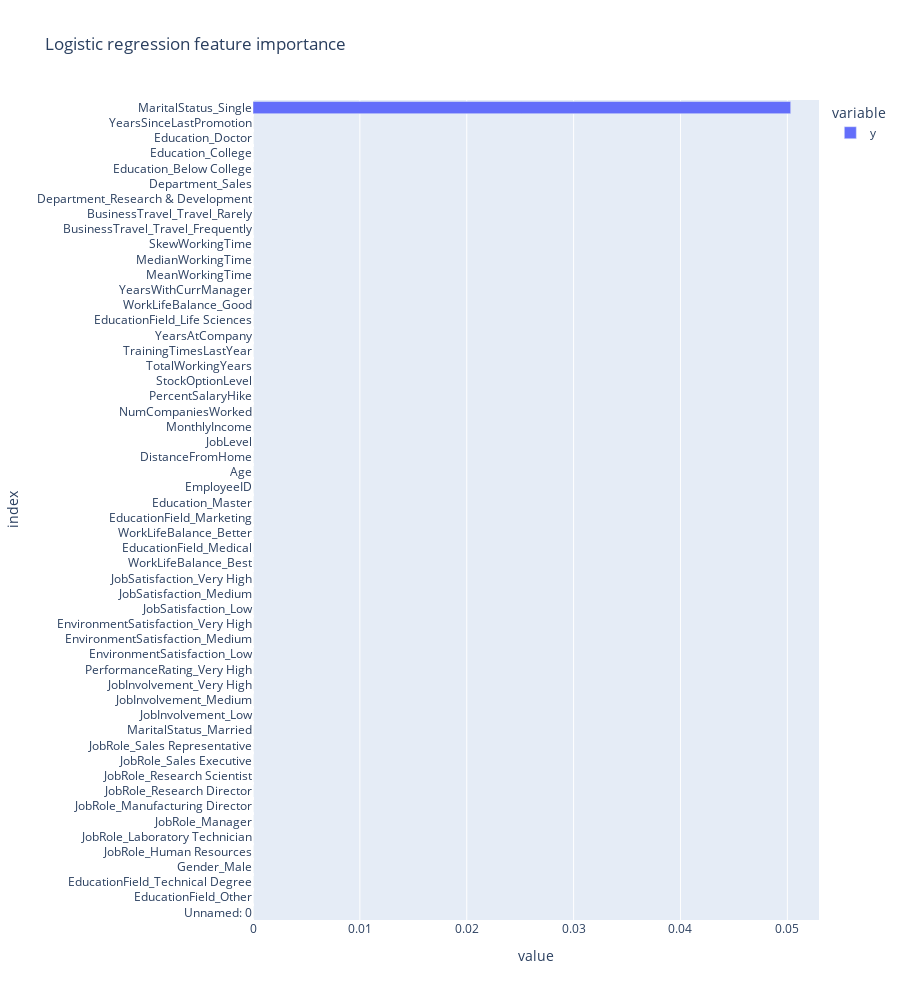

Notebook code for this chart:
### Code cell
from sklearn.linear_model import LogisticRegression

logreg = LogisticRegression(penalty='l1', solver='liblinear', C=0.005)
logreg = logreg.fit(x_train_scaled, y_train)
plot_feature_importance(np.abs(logreg.coef_.reshape(-1)), 'Logistic regression')

### Figure 1 — Plotly figure (JSON) as saved in the notebook; plotly's stock layout.template omitted (floating-point values rounded to 4 significant figures)
{"data": [{"alignmentgroup": "True", "hovertemplate": "variable=y<br>value=%{x}<br>index=%{y}<extra></extra>", "legendgroup": "y", "marker": {"color": "#636efa", "pattern": {"shape": ""}}, "name": "y", "offsetgroup": "y", "orientation": "h", "showlegend": true, "textposition": "auto", "x": [0.0, 0.0, 0.0, 0.0, 0.0, 0.0, 0.0, 0.0, 0.0, 0.0, 0.0, 0.0, 0.0, 0.0, 0.0, 0.0, 0.0, 0.0, 0.0, 0.0, 0.0, 0.0, 0.0, 0.0, 0.0, 0.0, 0.0, 0.0, 0.0, 0.0, 0.0, 0.0, 0.0, 0.0, 0.0, 0.0, 0.0, 0.0, 0.0, 0.0, 0.0, 0.0, 0.0, 0.0, 0.0, 0.0, 0.0, 0.0, 0.0, 0.0, 0.0, 0.0, 0.0, 0.05031], "xaxis": "x", "y": ["Unnamed: 0", "EducationField_Other", "EducationField_Technical Degree", "Gender_Male", "JobRole_Human Resources", "JobRole_Laboratory Technician", "JobRole_Manager", "JobRole_Manufacturing Director", "JobRole_Research Director", "JobRole_Research Scientist", "JobRole_Sales Executive", "JobRole_Sales Representative", "MaritalStatus_Married", "JobInvolvement_Low", "JobInvolvement_Medium", "JobInvolvement_Very High", "PerformanceRating_Very High", "EnvironmentSatisfaction_Low", "EnvironmentSatisfaction_Medium", "EnvironmentSatisfaction_Very High", "JobSatisfaction_Low", "JobSatisfaction_Medium", "JobSatisfaction_Very High", "WorkLifeBalance_Best", "EducationField_Medical", "WorkLifeBalance_Better", "EducationField_Marketing", "Education_Master", "EmployeeID", "Age", "DistanceFromHome", "JobLevel", "MonthlyIncome", "NumCompaniesWorked", "PercentSalaryHike", "StockOptionLevel", "TotalWorkingYears", "TrainingTimesLastYear", "YearsAtCompany", "EducationField_Life Sciences", "WorkLifeBalance_Good", "YearsWithCurrManager", "MeanWorkingTime", "MedianWorkingTime", "SkewWorkingTime", "BusinessTravel_Travel_Frequently", "BusinessTravel_Travel_Rarely", "Department_Research & Development", "Department_Sales", "Education_Below College", "Education_College", "Education_Doctor", "YearsSinceLastPromotion", "MaritalStatus_Single"], "yaxis": "y", "type": "bar"}], "layout": {"xaxis": {"anchor": "y", "domain": [0.0, 1.0], "title": {"text": "value"}}, "yaxis": {"anchor": "x", "domain": [0.0, 1.0], "title": {"text": "index"}}, "legend": {"title": {"text": "variable"}, "tracegroupgap": 0}, "title": {"text": "Logistic regression feature importance"}, "barmode": "relative", "height": 1000}}
